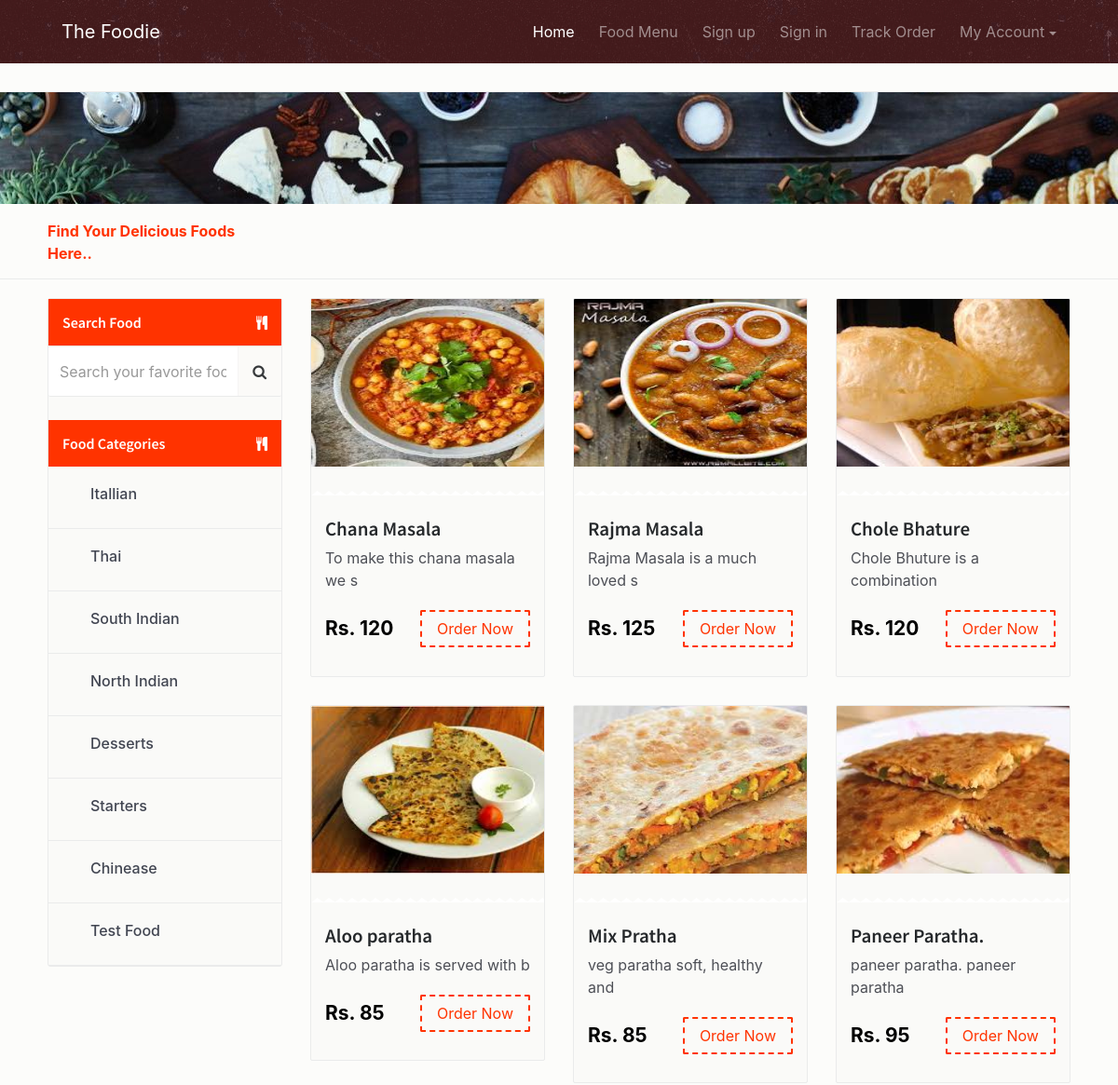
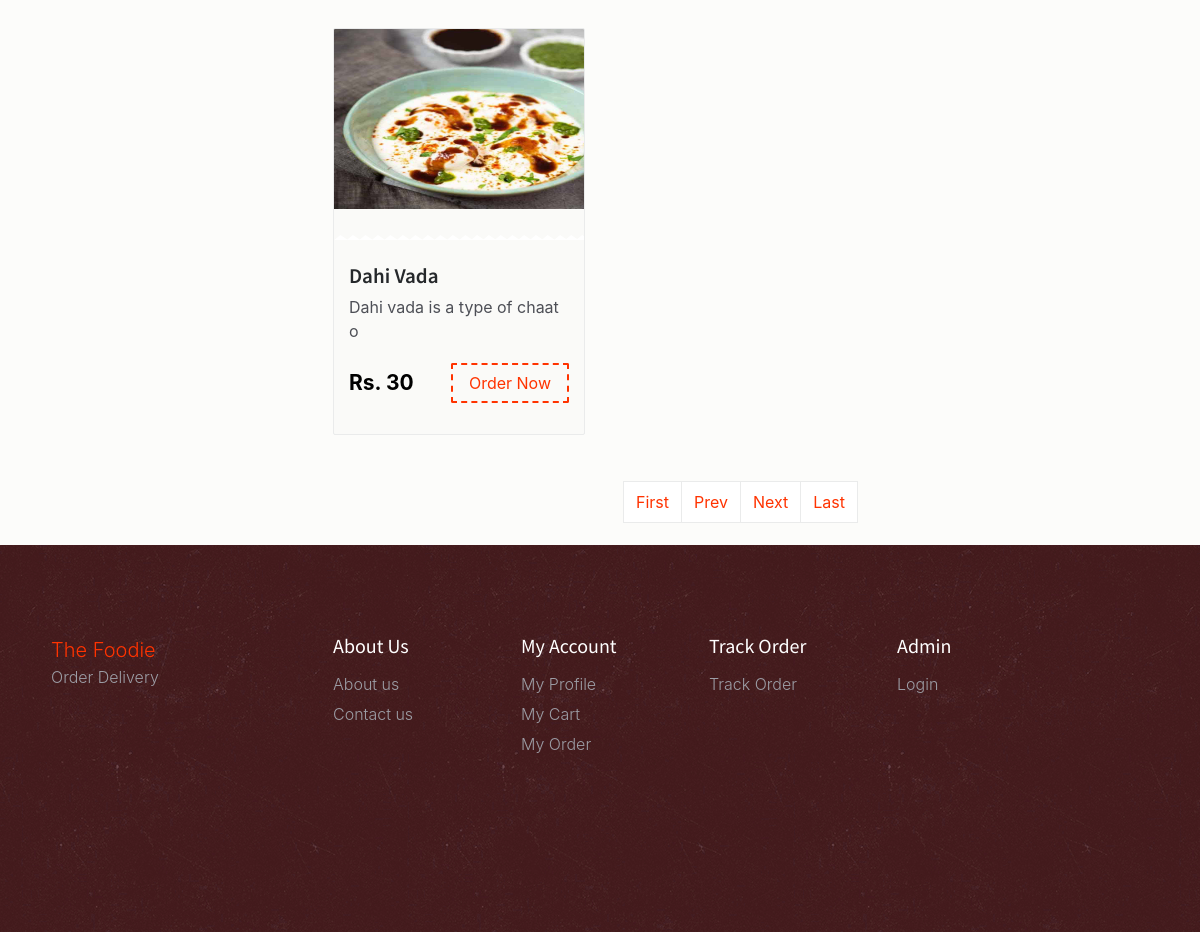
The page /fos/viewfood-categorywise.php?catid=North Indian on the database its author committed (2 pictures, top to bottom).
### tables this page shows
CREATE TABLE `tblcategory` (
  `ID` int(5) NOT NULL,
  `CategoryName` varchar(120) DEFAULT NULL,
  `CreationDate` timestamp NULL DEFAULT current_timestamp()
);

CREATE TABLE `tblfood` (
  `ID` int(10) NOT NULL,
  `CategoryName` varchar(120) DEFAULT NULL,
  `ItemName` varchar(120) DEFAULT NULL,
  `ItemPrice` varchar(120) DEFAULT NULL,
  `ItemDes` varchar(500) DEFAULT NULL,
  `Image` varchar(120) DEFAULT NULL,
  `ItemQty` varchar(120) DEFAULT NULL
);

### fos/viewfood-categorywise.php (the view, shortened to what this page needs)
<?php
include('includes/dbconnection.php');
  ?>
<!DOCTYPE html>
<html lang="en">
<head>
    <link href="css/bootstrap.min.css" rel="stylesheet">
    <link href="css/font-awesome.min.css" rel="stylesheet">
    <link href="css/animsition.min.css" rel="stylesheet">
    <link href="css/animate.css" rel="stylesheet">
    <link href="css/style.css" rel="stylesheet"> </head>
<body>
    <div class="site-wrapper animsition" data-animsition-in="fade-in" data-animsition-out="fade-out">
        <header id="header" class="header-scroll top-header headrom">
            <?php include_once('includes/header.php');?>
        </header>
        <div class="page-wrapper">
            <div class="top-links">
            </div>
            <div class="inner-page-hero bg-image" data-image-src="images/decouvrez-l-experience-food-d-airbnb.jpg">
            </div>
            <div class="result-show">
    <div class="container">
        <div class="row">
            <div class="col-sm-3">
                <p><span class="primary-color"><strong>Find Your Delicious Foods Here..</strong></span> </div>
        </div>
    </div>
</div>
            <section class="restaurants-page">
                <div class="container">
                    <div class="row">
                        <div class="col-xs-12 col-sm-5 col-md-4 col-lg-3">
                            <div class="sidebar clearfix m-b-20">
                                 <form name="search" method="post" action="search-food.php">
                                <div class="main-block">
                                    <div class="sidebar-title white-txt">
                                        <h6>Search Food</h6> <i class="fa fa-cutlery pull-right"></i> </div>
                                    <div class="input-group">
                                        <input type="text" class="form-control search-field" placeholder="Search your favorite food" name="searchdata" id="searchdata"> <span class="input-group-btn">
                                 <button class="btn btn-secondary search-btn" type="submit" name="search"><i class="fa fa-search"></i></button>
                                 </span> </div>
                                     </div>
                                     </form>
                                    <div class="main-block" style="margin-top: 10%">
                                    <div class="sidebar-title white-txt">
                                        <h6>Food Categories</h6> <i class="fa fa-cutlery pull-right"></i> </div>
                               <?php
      $query=mysqli_query($con,"select * from  tblcategory");
              while($row=mysqli_fetch_array($query))
              {
              ?>
                                        <ul>
                                            <li>
                                                <label class="custom-control custom-checkbox">
                                                    <span class="custom-control-description"><a href="viewfood-categorywise.php?catid=<?php echo $row['CategoryName'];?>"><?php echo $row['CategoryName'];?></a></span> </label>
                                            </li>
                                        </ul>
                              <?php } ?>
                                    <div class="clearfix"></div>
                                </div>
                            </div>
                        </div>
                     <div class="col-xs-12 col-sm-7 col-md-8 col-lg-9">
                            <div class="row">
                                                    <?php
 $cid=$_GET['catid'];
$ret=mysqli_query($con,"select * from tblfood where CategoryName='$cid'");
while ($row=mysqli_fetch_array($ret)) {
?>
                                <div class="col-xs-12 col-sm-12 col-md-6 col-lg-4 food-item">
                                    <div class="food-item-wrap">
                                        <div class="figure-wrap bg-image"> <img src="admin/itemimages/<?php echo $row['Image'];?>" width="300" height="180">
                                        </div>
                                        <div class="content">
                                            <h5><a href="food-detail.php?fid=<?php echo $row['ID'];?>"><?php echo $row['ItemName'];?></a></h5>
                                            <div class="product-name"><?php echo substr($row['ItemDes'],0,30);?></div>
                                            <div class="price-btn-block"> <span class="price">Rs. <?php echo $row['ItemPrice'];?></span>
<?php if($_SESSION['fosuid']==""){?>
<a href="login.php" class="btn theme-btn-dash pull-right">Order Now</a>
<?php }?>
                                             </div>
                                        </div>
                                    </div>
                                </div>
                                    <?php } ?>
                                <div class="col-xs-12" align="center">
                                    <nav aria-label="...">
<ul class="pagination" >
        <li class="page-link"><a href="?pageno=1">First</a></li>
        <li class="<?php if($pageno <= 1){ echo 'disabled'; } ?> page-link">
            <a href="<?php if($pageno <= 1){ echo '#'; } else { echo "?pageno=".($pageno - 1); } ?>">Prev</a>
        </li>
        <li class="<?php if($pageno >= $total_pages){ echo 'disabled'; } ?> page-link">
            <a href="<?php if($pageno >= $total_pages){ echo '#'; } else { echo "?pageno=".($pageno + 1); } ?>">Next</a>
        </li>
        <li class="page-link"><a href="?pageno=<?php echo $total_pages; ?>">Last</a></li>
    </ul>
                                    </nav>
                                </div>
                            </div>
                        </div>
                    </div>
                </div>
            </section>
            <?php include_once('includes/footer.php');?>
        </div>
    </div>
</body>
</html>

### fos/css/style.css (style rules this page uses)
body { background: rgba(252, 251, 249, 0.68); font-size: 16px; color: #4d4f56; font-weight: 400; overflow-x: hidden; }
.h1, .h2, .h3, .h4, .h5, .h6, h1, h2, h3, h4, h5, h6 { font-family: "Source Sans Pro", sans-serif; color: #25282b; }
a { color: #f30; }
ul { list-style-type: none; padding: 0; }
.container { max-width: 1270px; width: 94%; }
.page-wrapper { padding-top: 68px; }
.custom-control { padding-left: 30px; }
.form-control { border: 1px solid #eaebeb; border-radius: 2px; }
.form-control-lg, .dropdown-menu, .btn, .btn-group-lg>.btn, .btn-lg, .img-rounded { border-radius: 2px }
.btn { transition: all .4s; }
.btn-secondary { color: #373a3c; background-color: rgba(252, 251, 249, 0.68); border-color: #eaebeb; }
.theme-btn-dash { border: 2px dashed #f30; background-color: transparent; color: #f30 }
.primary-color { color: #f30 }
.m-b-20 { margin-bottom: 20px; }
.page-link { color: inherit; background-color: #fff; border: 1px solid #eaebeb; }
#header { position: fixed; width: 100%; border: 0; z-index: 99; }
.top-links { padding: 15px 0; border-bottom: 1px solid #eaebeb; }
.food-item-wrap { border: 1px solid #eaebeb; border-radius: 2px; overflow: hidden; margin-bottom: 30px; background: #fafaf8; }
.food-item-wrap h5 a { color: #25282b; font-size: 21px; font-weight: 600; }
.food-item-wrap .price { font-size: 21px; font-weight: 700; color: #000; margin-top: 4px; display: inline-block; }
.food-item-wrap .product-name { margin-bottom: 20px; }
.food-item-wrap .content { padding: 25px 15px 35px; }
.food-item-wrap .figure-wrap { position: relative; height: 210px; }
.food-item-wrap .figure-wrap:after { position: absolute; bottom: -1px; left: 0; content: ""; background: url(../images/zig-zag.png); width: 100%; height: 5px; }
.inner-page-hero { padding-top: 5%; padding-bottom: 5%; }
.result-show { padding: 7px 0 10px; border-bottom: 1px solid #eaebeb; color: #333366; margin-bottom: 20px; }
.result-show p { padding: 0; margin: 5px 0; }
.sidebar { border: 1px solid #eaebeb; background: #fafaf8; border-radius: 3px; }
.sidebar-inner .sidebar input, .sidebar .input-group-btn .btn { height: 55px; border-left: 0; border-right: 0; }
.sidebar-title { padding: 15px 15px 15px; background: #f30; float: left; width: 100%; }
.sidebar-title h6 { float: left; margin-bottom: 0; color: #fff; font-size: 16px; font-weight: 600; line-height: 20px; }
.sidebar-title i { float: right; color: #fff; font-size: 15px; margin-top: 3px; }
.main-block ul li { line-height: 28px; font-weight: 300; display: block; border-bottom: 1px solid #eaebeb; font-weight: 500; color: #414551; }
.main-block ul li a { color: #414551; display: block; font-weight: 500; padding: 15px; }
.main-block ul { float: left; width: 100%; margin-bottom: 0; }
.main-block ul li:first-of-type { border-top: none }
.main-block .input-group input, .main-block .input-group-btn { height: 55px; border-left: none }

### rows shown on the page
tblcategory: CategoryName "Itallian"
tblcategory: CategoryName "Thai"
tblcategory: CategoryName "South Indian"
tblcategory: CategoryName "North Indian"
tblcategory: CategoryName "Desserts"
tblcategory: CategoryName "Starters"
tblcategory: CategoryName "Chinease"
tblcategory: CategoryName "Test Food"
tblfood: Image (picture), ItemName "Chana Masala", ItemDes "To make this chana masala we s", ItemPrice "120"
tblfood: Image (picture), ItemName "Rajma Masala", ItemDes "Rajma Masala is a much loved s", ItemPrice "125"
tblfood: Image (picture), ItemName "Chole Bhature", ItemDes "Chole Bhuture is a combination", ItemPrice "120"
tblfood: Image (picture), ItemName "Aloo paratha", ItemDes "Aloo paratha is served with b", ItemPrice "85"
tblfood: Image (picture), ItemName "Mix Pratha", ItemDes "veg paratha soft, healthy and", ItemPrice "85"
tblfood: Image (picture), ItemName "Paneer Paratha.", ItemDes "paneer paratha. paneer paratha", ItemPrice "95"
tblfood: Image (picture), ItemName "Dahi Vada", ItemDes "Dahi vada is a type of chaat o", ItemPrice "30"
